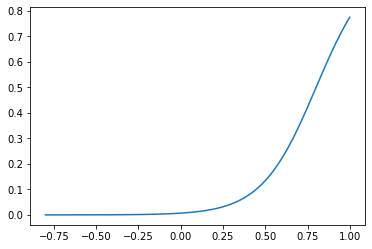

Write the Python code that produced this figure.
import numpy as np
import matplotlib.pyplot as plt
%matplotlib inline
v = np.arange(-0.8,1,0.001)
B = 1/(1+np.exp(-0.062*(v*100-80))*1)
plt.plot(v,B)
